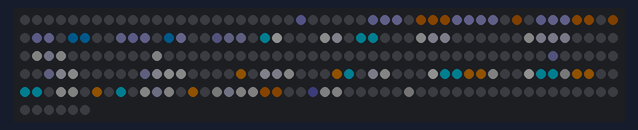
Simulated run of this program. Board: Raspberry Pi Pico running MicroPython. Parts: 256 RGB LEDs in strip order, left to right, continuing on the next row. Dim RGB values are drawn brighter than linear; random numbers come from a fixed seed.

Above: at 0.15 s.
At 2.92 s:
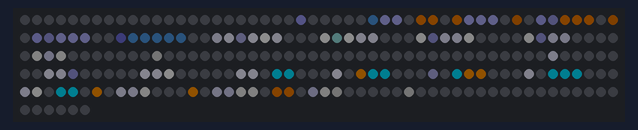
At 18.91 s:
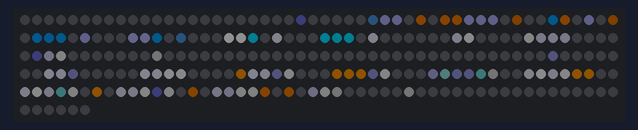
At 38.65 s:
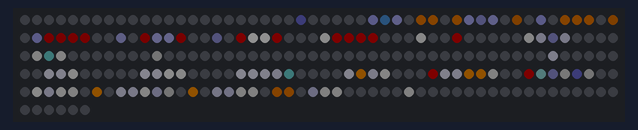

The program:

kikern.py
```python
# Demo: KI-Kern. Eine gepanzerte 3D-Kugel mit leuchtendem Auge dreht sich, ein Ring kreist um sie.
# Ab und zu haelt sie an, starrt den Betrachter an und das Auge glueht rot.
import time, math, random, micropython, array, gc
import matrix as m

W, H = m.W, m.H
FRAME_MS = 40
RADIUS = 5.6         # Kugelradius in Pixeln
SPIN = 1.6           # Drehtempo in Grad pro Bild
TILT = 18            # wie weit sie nach vorn/hinten kippt (Grad)
STARE_EVERY = (300, 600)   # Bilder zwischen zwei Mal Anstarren (von, bis)
STARE = 70           # so lange (Bilder) wird gestarrt
ARMOR = (230, 230, 245)    # Panzer
SEAM = (50, 55, 70)        # Fugen
EYE = (0, 220, 255)        # Auge normal
ANGRY = (255, 20, 0)       # Auge beim Starren
RINGS = (  # (Neigung um x, Neigung um z in Grad, Radius, Tempo, Farbe); weitere Ringe moeglich
    (16, 22, 7.4, 3, (255, 140, 0)),
)

# feste Tabellen zuerst; Vorzeichen-Werte werden um 256 verschoben gespeichert (ptr16 ist ohne Vorzeichen)
NX = array.array('H', [0] * 256)
NY = array.array('H', [0] * 256)
NZ = array.array('H', [0] * 256)     # 0 = Pixel liegt nicht auf der Kugel
IDX = array.array('H', [m.xy(i % W, i // W) * 3 for i in range(W * H)])
COS = array.array('H', [int(256 + 256 * math.cos(k * math.pi / 128)) for k in range(256)])

# Normalen der Kugel sind bei Parallelprojektion fest, nur die Drehung aendert sich
for i in range(256):
    dx = (i % W) - 7.5
    dy = (i // W) - 7.5
    d2 = dx * dx + dy * dy
    if d2 < RADIUS * RADIUS:
        NX[i] = int(256 + 256 * dx / RADIUS)
        NY[i] = int(256 + 256 * dy / RADIUS)
        NZ[i] = int(256 + 256 * math.sqrt(RADIUS * RADIUS - d2) / RADIUS)

@micropython.viper
def core(nx: ptr16, ny: ptr16, nz: ptr16, idx: ptr16, dst: ptr8, c: int, s: int, ct: int, st: int,
         er: int, eg: int, eb: int, eye: int, pal: ptr8):
    for i in range(256):
        j = int(idx[i])
        z = int(nz[i])
        if z == 0:
            dst[j] = 0; dst[j + 1] = 0; dst[j + 2] = 0
            continue
        x = int(nx[i]) - 256
        y = int(ny[i]) - 256
        z -= 256
        # Licht von oben links vorn (Blickrichtung)
        lam = (-x * 100 - y * 120 + z * 200) >> 8
        if lam < 0:
            lam = 0
        sh = 85 + lam * 170 // 256
        if sh > 255:
            sh = 255
        # Blickrichtung zurueck in Kugel-Koordinaten drehen: erst kippen, dann drehen
        y1 = (y * ct + z * st) >> 8
        z1 = (z * ct - y * st) >> 8
        ox = (x * c - z1 * s) >> 8
        oz = (x * s + z1 * c) >> 8
        oy = y1
        # Auge zeigt in Kugel-Richtung +z
        if oz > 225 and eye:
            if oz > 248:
                dst[j] = 255; dst[j + 1] = 255; dst[j + 2] = 255
            else:
                dst[j] = er; dst[j + 1] = eg; dst[j + 2] = eb
            continue
        if oz > 205:
            dst[j] = 0; dst[j + 1] = 0; dst[j + 2] = 0      # Augenhoehle
            continue
        ax = ox if ox > 0 else -ox
        ay = oy if oy > 0 else -oy
        az = oz if oz > 0 else -oz
        k = 3 if (ax < 22 or ay < 22 or az < 22) else 0   # Fugen: zwei Meridiane und der Aequator
        r = int(pal[k]); g = int(pal[k + 1]); b = int(pal[k + 2])
        dst[j] = (r * sh + 127) // 255
        dst[j + 1] = (g * sh + 127) // 255
        dst[j + 2] = (b * sh + 127) // 255

@micropython.viper
def ring(cos: ptr16, idx: ptr16, dst: ptr8, ux: int, uy: int, uz: int, vx: int, vy: int, vz: int,
         spin: int, rr: int, cr: int, cg: int, cb: int, r2: int):
    # 64 Punkte auf einem Kreis, gestrichelt; hinter der Kugel versteckt
    for k in range(64):
        if ((k + (spin >> 2)) & 7) > 4:
            continue
        a = k * 4
        ca = int(cos[a]) - 256
        sa = int(cos[(a + 192) & 255]) - 256
        px = (ux * ca + vx * sa) >> 8
        py = (uy * ca + vy * sa) >> 8
        pz = (uz * ca + vz * sa) >> 8
        sx = (((px * rr) >> 8) + 128) >> 4   # rr = Radius*16, Mitte 7.5 = 120/16, +8 zum Runden
        sy = (((py * rr) >> 8) + 128) >> 4
        if sx < 0 or sx > 15 or sy < 0 or sy > 15:
            continue
        if pz < 0:
            dx = sx * 16 - 120
            dy = sy * 16 - 120
            if dx * dx + dy * dy < r2:
                continue                      # hinter der Kugel
            f = 120
        else:
            f = 255
        j = int(idx[sy * 16 + sx])
        dst[j] = (cr * f + 127) // 255
        dst[j + 1] = (cg * f + 127) // 255
        dst[j + 2] = (cb * f + 127) // 255

def ring_axes(ax, az):
    # zwei Achsen (x256) der Ringebene: Kreis in der x/z-Ebene, um x und z gekippt
    ax, az = math.radians(ax), math.radians(az)
    u = (1.0, 0.0, 0.0)
    v = (0.0, 0.0, 1.0)
    def rot(p):
        x, y, z = p
        y, z = y * math.cos(ax) - z * math.sin(ax), y * math.sin(ax) + z * math.cos(ax)
        x, y = x * math.cos(az) - y * math.sin(az), x * math.sin(az) + y * math.cos(az)
        return tuple(int(256 * q) for q in (x, y, z))
    return rot(u) + rot(v)

PAL = bytes(ARMOR + SEAM)
RING_AX = [ring_axes(a, b) for a, b, _, _, _ in RINGS]
R2 = int((RADIUS * 16) ** 2)

yaw = 0.0
speed = SPIN
frame = 0
next_stare = random.randrange(*STARE_EVERY)
stare = 0
blink = 0
spins = [0] * len(RINGS)

def cs(deg):
    k = int(deg * 256 / 360) & 255
    return COS[k] - 256, COS[(k + 192) & 255] - 256

while True:
    t = time.ticks_ms()
    frame += 1
    eye_col = EYE
    if stare:
        stare -= 1
        # Auge zum Betrachter (yaw = 0), rot pulsierend
        d = (-yaw + 180) % 360 - 180
        yaw += d * 0.15
        p = 0.6 + 0.4 * math.sin(frame * 0.4)
        eye_col = tuple(int(c * p) for c in ANGRY)
        if stare == 0:
            next_stare = frame + random.randrange(*STARE_EVERY)
            speed = 0.0
    else:
        speed = min(SPIN, speed + 0.05)
        yaw = (yaw + speed) % 360
        if frame >= next_stare and (yaw < 90 or yaw > 270):
            stare = STARE
    tilt = TILT * math.sin(frame * 0.015) if not stare else 0.0
    if blink == 0 and random.random() < 0.008:
        blink = 3
    blink = max(0, blink - 1)

    c, s = cs(yaw)
    ct, st = cs(tilt)
    core(NX, NY, NZ, IDX, m.buf, c, s, ct, st, eye_col[0], eye_col[1], eye_col[2], 0 if blink else 1, PAL)
    for n, (_, _, rad, sp, col) in enumerate(RINGS):
        spins[n] += sp
        ux, uy, uz, vx, vy, vz = RING_AX[n]
        ring(COS, IDX, m.buf, ux, uy, uz, vx, vy, vz, spins[n] & 0xFFFF, int(rad * 16), col[0], col[1], col[2], R2)
    m.show()
    if frame % 8 == 0:
        gc.collect()
    time.sleep_ms(max(0, FRAME_MS - time.ticks_diff(time.ticks_ms(), t)))
```

matrix.py
```python
# Gemeinsame Bibliothek fuer alle Demos: 4x WS2812B 8x8 als 16x16-Flaeche an GP22
# Anordnung: 1 links oben, 2 links unten, 3 rechts oben, 4 rechts unten
# Farben werden immer in voller Aufloesung (0-255) angegeben, show() dimmt sie herunter.
import machine, neopixel, micropython, array

PIN = 22
W = H = 16
N = W * H
MAX = 16  # max. Helligkeit pro Kanal (0-255) -> ca. 500 mA gesamt, VSYS gemessen stabil bis MAX 22
# Helligkeitsausgleich je Matrix (1, 2, 3, 4) und Farbkanal (R, G, B).
# Matrix 1 hat andere LEDs: Rot/Gruen doppelt so hell, Blau ca. 1,45x (per Auge abgeglichen)
GAIN = ((0.5, 0.5, 0.69), (1, 1, 1), (1, 1, 1), (1, 1, 1))
# Strombremse: Summe aller Kanaele (0-255) darf das nicht ueberschreiten,
# sonst wird alles gleichmaessig gedimmt. 255 je LED = so viel wie der Regenbogen.
BUDGET = N * 255

_np = neopixel.NeoPixel(machine.Pin(PIN), N)
buf = bytearray(N * 3)  # R, G, B je LED, Index = LED-Nummer in der Kette

# Faktor je LED und Kanal in Festkomma (x1024), damit show() ohne Fliesskomma auskommt
_mul = array.array('H', [round(MAX * GAIN[i // 3 // 64][i % 3] * 1024 / 255) for i in range(N * 3)])

@micropython.viper
def _sum(src: ptr8, n: int) -> int:
    t = 0
    i = 0
    while i < n:
        t += src[i]
        i += 1
    return t

@micropython.viper
def _render(src: ptr8, dst: ptr8, mul: ptr16, n: int, k: int):
    # RGB (0-255) -> gedimmt, korrigiert, gerundet, in GRB-Reihenfolge fuer die WS2812B
    j = 0
    while j < n:
        dst[j + 1] = (src[j] * mul[j] * k + 524288) >> 20
        dst[j] = (src[j + 1] * mul[j + 1] * k + 524288) >> 20
        dst[j + 2] = (src[j + 2] * mul[j + 2] * k + 524288) >> 20
        j += 3

def xy(x, y):
    m = (x // 8) * 2 + (y // 8)
    return m * 64 + (y % 8) * 8 + (x % 8)

def set(x, y, c):
    if 0 <= x < W and 0 <= y < H:
        i = xy(x, y) * 3
        buf[i] = c[0]; buf[i + 1] = c[1]; buf[i + 2] = c[2]

def get(x, y):
    i = xy(x, y) * 3
    return (buf[i], buf[i + 1], buf[i + 2])

def fill(c):
    for i in range(0, N * 3, 3):
        buf[i] = c[0]; buf[i + 1] = c[1]; buf[i + 2] = c[2]

def clear():
    fill((0, 0, 0))

def show():
    tot = _sum(buf, N * 3)
    k = 1024 if tot <= BUDGET else 1024 * BUDGET // tot
    _render(buf, _np.buf, _mul, N * 3, k)
    _np.write()

def wheel(p):
    # Farbrad 0..767, jeweils nur 2 Kanaele aktiv
    p %= 768
    if p < 256:
        return (255 - p, p, 0)
    p -= 256
    if p < 256:
        return (0, 255 - p, p)
    p -= 256
    return (p, 0, 255 - p)
```
